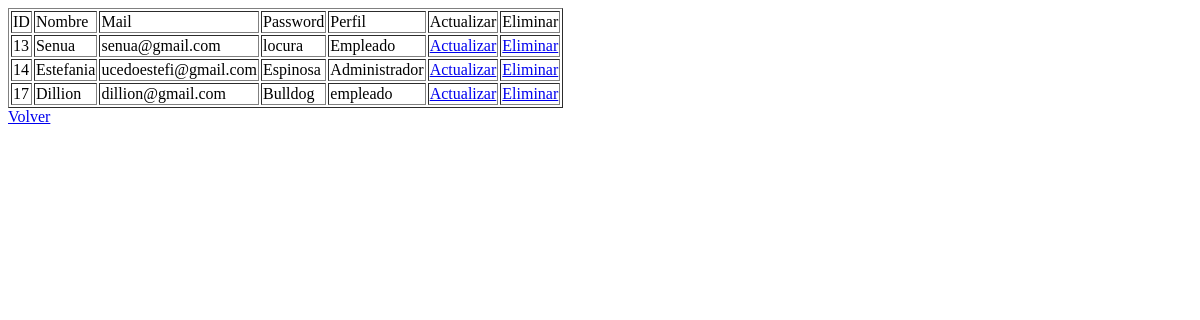
Page /mostrar_usuarios.php on the earlier database version.
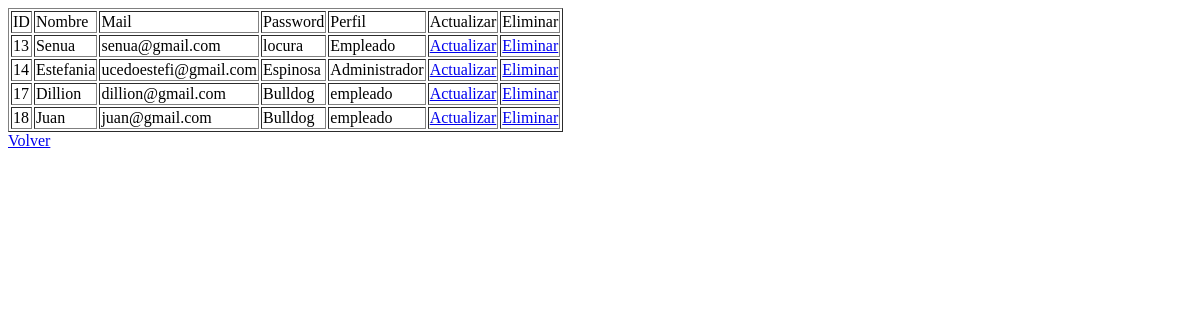
Same page on the later database version.
### tables this page shows
CREATE TABLE `usuarios` (
  `id_user` int(11) NOT NULL,
  `nombre` varchar(30) NOT NULL,
  `mail` varchar(50) NOT NULL,
  `password` varchar(20) NOT NULL,
  `rol` varchar(30) NOT NULL
);

### crud_todo.php (called while the page is built, shortened)
<?php
class CrudTodo
{
	public function mostrar()
	{
		$db = Db::conectar();
		$listaUsuarios = [];
		$select = $db->query('SELECT * FROM usuarios');
		foreach ($select->fetchAll() as $usuarios) {
			$myUsuarios = new usuarios();
			$myUsuarios->setId_user($usuarios['id_user']);
			$myUsuarios->setNombre($usuarios['nombre']);
			$myUsuarios->setMail($usuarios['mail']);
			$myUsuarios->setPassword($usuarios['password']);
			$myUsuarios->setRol($usuarios['rol']);
			$listaUsuarios[] = $myUsuarios;
		}
		return $listaUsuarios;
	}
}

### usuarios.php (called while the page is built, shortened)
<?php
	class usuarios{
		private $id_user;
		private $nombre;
		private $mail;
		private $password;
		private $rol;
		public function getNombre(){
		return $this->nombre;
		}
		public function setNombre($nombre){
			$this->nombre = $nombre;
		}
		public function getMail(){
		return $this->mail;
		}
		public function setMail($Mail){
			$this->mail = $Mail;
		}
		public function getPassword(){
		return $this->password;
		}
		public function setPassword($password){
			$this->password = $password;
		}
		public function getRol(){
		return $this->rol;
		}
		public function setRol($rol){
			$this->rol = $rol;
		}
		public function getId_user(){
		return $this->id_user;
		}
		public function setId_user($id_user){
			$this->id_user = $id_user;
		}
	}
?>

### mostrar_usuarios.php (the view, shortened to what this page needs)
<?php
require_once('crud_todo.php');
require_once('usuarios.php');
$crud=new CrudTodo();
$listaUsuarios=$crud->mostrar();
?>
<html>
<head>
</head>
<body>
	<table border=1>
		<head>
			<td>ID</td>
			<td>Nombre</td>
			<td>Mail</td>
			<td>Password</td>
            <td>Perfil</td>
			<td>Actualizar</td>
			<td>Eliminar</td>
		</head>
		<body>
			<?php foreach ($listaUsuarios as $usuarios) {?>
			<tr>
				<td><?php echo $usuarios->getId_user() ?></td>
				<td><?php echo $usuarios->getNombre() ?></td>
				<td><?php echo $usuarios->getMail() ?></td>
				<td><?php echo $usuarios->getPassword()?> </td>
                <td><?php echo $usuarios->getRol()?> </td>
				<td><a href="actualizar_usuarios.php?id_user=<?php echo $usuarios->getId_user() ?>&accion=a">Actualizar</a> </td>
				<td><a href="administrar_usuarios.php?id_user=<?php echo $usuarios->getId_user() ?>&accion=e">Eliminar</a></td>
			</tr>
			<?php }?>
		</body>
	</table>
	<a href="index.php">Volver</a>
</body>
</html>

Differences in the rows shown:
added usuarios: id_user "18", nombre "Juan", mail "juan@gmail.com", password "Bulldog", rol "empleado"
